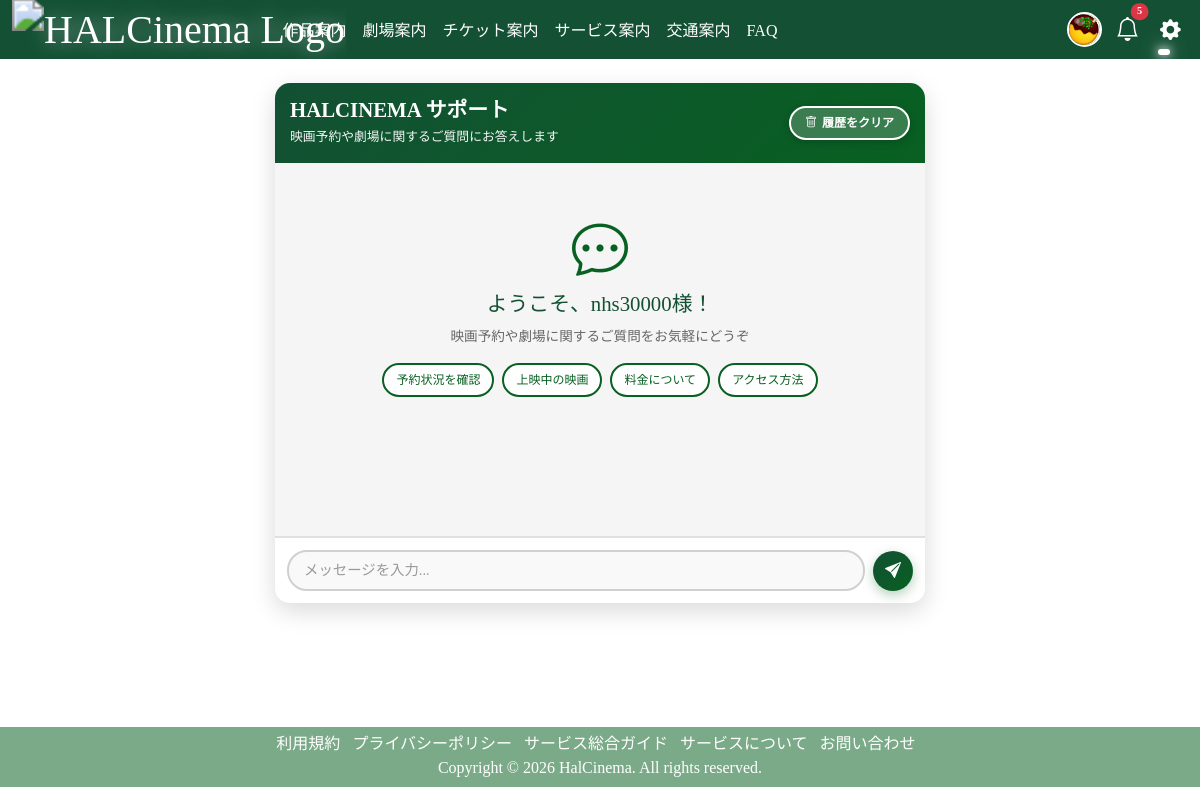
The app's page /ai-support/ (signed in) with its own data.
### accounts/models.py (models this page shows, shortened)
class CustomUser(AbstractUser):
    profile_image = models.ImageField(upload_to='profile_images/', blank=True, null=True)
    phone_number = models.CharField(max_length=15, blank=True, null=True)

### pages/models.py (models this page shows, shortened)
class UserProfile(models.Model):
    user = models.OneToOneField(
        settings.AUTH_USER_MODEL,
        on_delete=models.CASCADE,
        verbose_name='ユーザー'
    )
    profile_image = models.ImageField(
        upload_to='profile_images/',
        blank=True,
        null=True,
        verbose_name='プロフィール画像'
    )
    birth_date = models.DateField(
        blank=True,
        null=True,
        verbose_name='生年月日'
    )
    phone_number = models.CharField(
        max_length=20,
        blank=True,
        null=True,
        verbose_name='電話番号'
    )
    points = models.IntegerField(
        default=0,
        verbose_name='ポイント'
    )
    membership_level = models.CharField(
        max_length=20,
        choices=[
            ('standard', 'スタンダード'),
            ('gold', 'ゴールド'),
            ('platinum', 'プラチナ'),
        ],
        default='standard',
        verbose_name='会員レベル'
    )
    is_completed = models.BooleanField(
        default=False,
        verbose_name='プロフィール完了'
    )
    created_at = models.DateTimeField(
        auto_now_add=True,
        verbose_name='作成日時'
    )
    updated_at = models.DateTimeField(
        auto_now=True,
        verbose_name='更新日時'
    )
    class Meta:
        verbose_name = 'ユーザープロフィール'
        verbose_name_plural = 'ユーザープロフィール'

### pages/views.py (the view)
# urls.py: path('ai-support/', views.ai_support, name='ai_support'),
@login_required
def ai_support(request):
    messages = ChatMessage.objects.filter(user=request.user).order_by('created_at')
    return render(request, 'apps/ai_support.html', {
        'messages': messages,
        'hide_floating_chat': True
    })

### pages/context_processors.py (called while the page is built)
def unread_notifications_processor(request):
    if request.user.is_authenticated:
        unread = Notification.objects.filter(user=request.user, is_read=False)
        return {
            'unread_notifications': unread,
            'unread_count': unread.count()
        }
    return {}

### templates/apps/ai_support.html (shortened to what this page needs)
{% load static %}
<!DOCTYPE html>
<html lang="ja">
<head>
  <link href="https://cdn.jsdelivr.net/npm/bootstrap@5.3.3/dist/css/bootstrap.min.css" rel="stylesheet"
>
  <link href="https://cdn.jsdelivr.net/npm/bootstrap-icons@1.10.5/font/bootstrap-icons.css" rel="stylesheet">
</head>
<body>
  <nav class="navbar navbar-expand-lg custom-navbar">
    <div class="container-fluid">
      <a class="navbar-brand" href="{% url 'home' %}">
        <img src="{% static 'images/logoo.png' %}" alt="HALCinema Logo" class="logo-img">
      </a>
      <div class="collapse navbar-collapse" id="navbarSupportedContent">
        <ul class="navbar-nav me-auto mb-2 mb-lg-0">
          <li class="nav-item"><a class="nav-link" href="{% url 'movie_list' %}">作品案内</a></li>
          <li class="nav-item"><a class="nav-link" href="{% url 'theater' %}">劇場案内</a></li>
          <li class="nav-item"><a class="nav-link" href="{% url 'ticket' %}">チケット案内</a></li>
          <li class="nav-item"><a class="nav-link" href="{% url 'service' %}">サービス案内</a></li>
          <li class="nav-item"><a class="nav-link" href="{% url 'access' %}">交通案内</a></li>
          <li class="nav-item"><a class="nav-link" href="{% url 'faq' %}">FAQ</a></li>
        </ul>
        <div class="ms-auto d-flex align-items-center gap-2">
          <a href="{% url 'my_profile' %}" class="icon-wrapper profile-link text-decoration-none" title="マイプロフィール">
            {% if user.userprofile.profile_image %}
              <img src="{{ user.userprofile.profile_image.url }}" alt="プロフィール画像" class="profile-image">
            {% else %}
              <img src="{% static 'images/default_profile.png' %}" alt="デフォルト画像" class="profile-image">
            {% endif %}
          </a>
          <div class="dropdown icon-wrapper">
            <a class="nav-link position-relative d-flex align-items-center justify-content-center p-0"
               href="#" role="button" id="notificationDropdown" data-bs-toggle="dropdown" aria-expanded="false"
               style="color: white; font-size: 1.5rem;">
              <i class="bi bi-bell"></i>
              {% if unread_count > 0 %}
              <span class="position-absolute top-0 start-100 translate-middle badge rounded-pill bg-danger notification-badge">
                {{ unread_count }}
              </span>
              {% endif %}
            </a>
          </div>
          <ul class="navbar-nav icon-wrapper">
            <li class="nav-item dropdown w-100 h-100 d-flex align-items-center justify-content-center">
              <a class="nav-link dropdown-toggle p-0 d-flex align-items-center justify-content-center w-100 h-100"
                 href="#" id="settingsDropdown" role="button" data-bs-toggle="dropdown" aria-expanded="false"
                 style="color: white; font-size: 1.3rem;">
                <i class="bi bi-gear-fill"></i>
              </a>
            </li>
          </ul>
        </div>
      </div>
    </div>
  </nav>
  <div class="container py-4">
    <div class="chat-container">
      <div class="chat-header">
        <div class="chat-header-content">
          <h2>HALCINEMA サポート</h2>
          <p>映画予約や劇場に関するご質問にお答えします</p>
        </div>
        <button class="clear-chat-btn" onclick="clearChatHistory()">
          <i class="bi bi-trash"></i>
          <span>履歴をクリア</span>
        </button>
      </div>
      <div class="chat-messages" id="chatMessages">
        {% if messages %}
          {% for message in messages %}
            <div class="message {% if message.is_user %}user{% else %}ai{% endif %}">
              <div class="message-avatar">
                {% if message.is_user %}
                  {{ user.username|first|upper }}
                {% else %}
                  AI
                {% endif %}
              </div>
              <div class="message-content">{{ message.message }}</div>
            </div>
          {% endfor %}
        {% else %}
          <div class="welcome-message" id="welcomeMessage">
            <i class="bi bi-chat-dots"></i>
            <h3>ようこそ、{{ user.username }}様！</h3>
            <p>映画予約や劇場に関するご質問をお気軽にどうぞ</p>
            <div class="quick-questions">
              <button class="quick-question-btn" onclick="sendQuickQuestion('予約状況を教えて')">予約状況を確認</button>
              <button class="quick-question-btn" onclick="sendQuickQuestion('上映中の映画は？')">上映中の映画</button>
              <button class="quick-question-btn" onclick="sendQuickQuestion('料金について教えて')">料金について</button>
              <button class="quick-question-btn" onclick="sendQuickQuestion('劇場へのアクセスは？')">アクセス方法</button>
            </div>
          </div>
        {% endif %}
      </div>
      <div class="chat-input-container">
        <form id="chatForm" class="chat-input-wrapper">
          <input type="text" class="chat-input" id="messageInput" placeholder="メッセージを入力..." autocomplete="off" required>
          <button type="submit" class="send-button" id="sendButton">
            <i class="bi bi-send-fill"></i>
          </button>
        </form>
      </div>
    </div>
  </div>
  <div class="footer">
    <ul class="list-inline text-center">
      <li class="list-inline-item"><a href="{% url 'rule' %}">利用規約</a></li>
      <li class="list-inline-item"><a href="{% url 'policy' %}">プライバシーポリシー</a></li>
      <li class="list-inline-item"><a href="{% url 'guide' %}">サービス総合ガイド</a></li>
      <li class="list-inline-item"><a href="{% url 'service' %}">サービスについて</a></li>
      <li class="list-inline-item"><a href="{% url 'inquiry' %}">お問い合わせ</a></li><br>
      <li class="list-inline-item">
        <span>Copyright &copy; <script>document.write(new Date().getFullYear());</script> HalCinema. All rights reserved.</span>
      </li>
    </ul>
  </div>
</body>
</html>

### templates/apps/ai_support.html (style rules this page uses)
body { background-image: url('/static/images/wallpaper.jpg'); background-size: cover; background-position: center; background-repeat: no-repeat; background-attachment: fixed; color: #fff; margin: 0; padding: 0; min-height: 100vh; font-family: 'Cinzel', serif; }
h2 { text-align: center; color: #ffcc00; margin-bottom: 2rem; font-weight: 700; font-size: 2rem; }
nav { position: fixed; top: 0; left: 0; width: 100%; z-index: 1000; }
.custom-navbar { background-color: #135034; color: #fff; }
.custom-navbar .navbar-brand { color: #fff !important; text-shadow: 0 0 10px #ffffff88; }
.nav-link { color: #fff; font-size: 16px; text-decoration: none; font-weight: 500; position: relative; padding: 2px 5px 0 0; transition: color 0.3s ease; }
.nav-link::after { content: ''; position: absolute; bottom: -8px; left: 0; height: 3px; width: 0; border-radius: 8px; background: #fff; box-shadow: 0 0 10px #fff, 0 0 20px #fff; transition: width 0.4s ease; }
.logo-img { height: 30px; width: auto; margin: 0 80px 2px 0; transform: scale(2); transform-origin: left center; }
.icon-wrapper { width: 35px; height: 35px; display: flex; align-items: center; justify-content: center; position: relative; }
.profile-image { width: 100%; height: 100%; object-fit: cover; border-radius: 50%; border: 2px solid white; display: block; }
.notification-badge { font-size: 0.65rem; }
.chat-container { max-width: 650px; margin: 0 auto; height: 520px; display: flex; flex-direction: column; background: #ffffff; border-radius: 15px; box-shadow: 0 8px 24px rgba(0, 0, 0, 0.15); overflow: hidden; }
.chat-header { background: linear-gradient(135deg, #135034 0%, #086021 100%); color: white; padding: 15px; display: flex; justify-content: space-between; align-items: center; box-shadow: 0 2px 8px rgba(0, 0, 0, 0.1); }
.chat-header-content { flex: 1; }
.chat-header h2 { margin: 0; font-size: 1.3rem; font-weight: 700; font-family: 'Cinzel', serif; text-align: left; color: white; }
.chat-header p { margin: 5px 0 0 0; font-size: 0.8rem; opacity: 0.95; text-align: left; }
.chat-messages { flex: 1; overflow-y: auto; padding: 15px; background: #f5f5f5; }
.chat-input-container { padding: 12px; background: #ffffff; border-top: 2px solid #e0e0e0; }
.chat-input-wrapper { display: flex; gap: 8px; align-items: center; }
.chat-input { flex: 1; border: 2px solid #d0d0d0; border-radius: 20px; padding: 8px 15px; font-size: 0.9rem; outline: none; transition: all 0.3s; background: #f9f9f9; color: #333; }
.chat-input::placeholder { color: #999; }
.send-button { background: linear-gradient(135deg, #135034 0%, #086021 100%); color: white; border: none; border-radius: 50%; width: 40px; height: 40px; display: flex; align-items: center; justify-content: center; cursor: pointer; transition: all 0.3s; flex-shrink: 0; box-shadow: 0 4px 12px rgba(8, 96, 33, 0.3); }
.clear-chat-btn { background: rgba(255, 255, 255, 0.2); color: white; border: 2px solid white; border-radius: 20px; padding: 6px 14px; font-size: 0.75rem; cursor: pointer; transition: all 0.3s; box-shadow: 0 2px 8px rgba(0, 0, 0, 0.2); backdrop-filter: blur(10px); display: flex; align-items: center; gap: 5px; font-weight: 600; }
.welcome-message { text-align: center; color: #333; padding: 30px 15px; }
.welcome-message i { font-size: 3.5rem; color: #086021; margin-bottom: 15px; }
.welcome-message h3 { font-family: 'Cinzel', serif; font-size: 1.3rem; margin-bottom: 10px; color: #135034; }
.welcome-message p { color: #666; font-size: 0.85rem; }
.quick-questions { display: flex; flex-wrap: wrap; gap: 8px; justify-content: center; margin-top: 15px; }
.quick-question-btn { background: #ffffff; border: 2px solid #086021; color: #086021; padding: 6px 12px; border-radius: 18px; cursor: pointer; transition: all 0.3s; font-size: 0.75rem; font-weight: 500; }
.footer { margin-top: 100px; padding: 5px 0 5px; bottom: 0; width: 100%; height: 60px; text-align: center; background-color: rgba(8, 96, 33, 0.533); color: #ffffff; box-sizing: border-box; }
.footer a { color: #ffffff; text-decoration: none; }

### records on screen
CustomUser: userprofile.profile_image (picture), username "nhs30000"

### other values on screen
{{ unread_count }} "5"
